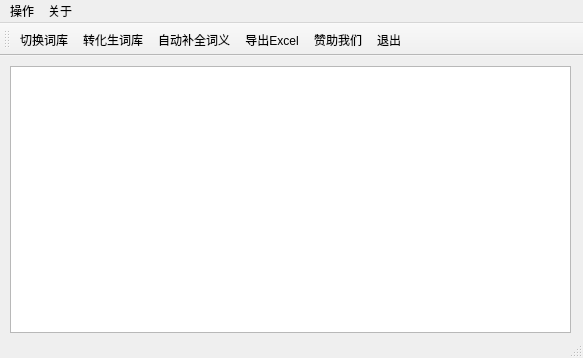
<?xml version="1.0" encoding="UTF-8"?>
<ui version="4.0">
 <class>MainWindow</class>
 <widget class="QMainWindow" name="MainWindow">
  <property name="geometry">
   <rect>
    <x>0</x>
    <y>0</y>
    <width>583</width>
    <height>358</height>
   </rect>
  </property>
  <property name="windowTitle">
   <string>MainWindow</string>
  </property>
  <property name="windowIcon">
   <iconset resource="rc.qrc">
    <normaloff>:/new/prefix1/RC/Light.ico</normaloff>:/new/prefix1/RC/Light.ico</iconset>
  </property>
  <widget class="QWidget" name="centralWidget">
   <widget class="QTableView" name="tableView">
    <property name="geometry">
     <rect>
      <x>10</x>
      <y>10</y>
      <width>561</width>
      <height>267</height>
     </rect>
    </property>
    <property name="sizePolicy">
     <sizepolicy hsizetype="Expanding" vsizetype="Minimum">
      <horstretch>0</horstretch>
      <verstretch>0</verstretch>
     </sizepolicy>
    </property>
    <property name="focusPolicy">
     <enum>Qt::TabFocus</enum>
    </property>
    <property name="alternatingRowColors">
     <bool>true</bool>
    </property>
    <attribute name="horizontalHeaderCascadingSectionResizes">
     <bool>true</bool>
    </attribute>
    <attribute name="horizontalHeaderShowSortIndicator" stdset="0">
     <bool>false</bool>
    </attribute>
    <attribute name="horizontalHeaderStretchLastSection">
     <bool>true</bool>
    </attribute>
    <attribute name="verticalHeaderVisible">
     <bool>false</bool>
    </attribute>
    <attribute name="verticalHeaderCascadingSectionResizes">
     <bool>true</bool>
    </attribute>
    <attribute name="verticalHeaderHighlightSections">
     <bool>true</bool>
    </attribute>
   </widget>
  </widget>
  <widget class="QMenuBar" name="menuBar">
   <property name="geometry">
    <rect>
     <x>0</x>
     <y>0</y>
     <width>583</width>
     <height>23</height>
    </rect>
   </property>
   <widget class="QMenu" name="menu">
    <property name="title">
     <string>操作</string>
    </property>
    <addaction name="action_change"/>
    <addaction name="action_transtlation"/>
    <addaction name="action_autofull"/>
    <addaction name="action_Excel"/>
    <addaction name="action_quite"/>
   </widget>
   <widget class="QMenu" name="menu_2">
    <property name="title">
     <string>关于</string>
    </property>
    <addaction name="action_QT"/>
    <addaction name="action_givemoney"/>
    <addaction name="action_about"/>
   </widget>
   <addaction name="menu"/>
   <addaction name="menu_2"/>
  </widget>
  <widget class="QToolBar" name="mainToolBar">
   <attribute name="toolBarArea">
    <enum>TopToolBarArea</enum>
   </attribute>
   <attribute name="toolBarBreak">
    <bool>false</bool>
   </attribute>
   <addaction name="action_change"/>
   <addaction name="action_transtlation"/>
   <addaction name="action_autofull"/>
   <addaction name="action_Excel"/>
   <addaction name="action_givemoney"/>
   <addaction name="action_quite"/>
  </widget>
  <widget class="QStatusBar" name="statusBar"/>
  <action name="action_change">
   <property name="icon">
    <iconset resource="rc.qrc">
     <normaloff>:/new/prefix1/RC/Refresh.ico</normaloff>:/new/prefix1/RC/Refresh.ico</iconset>
   </property>
   <property name="text">
    <string>切换词库</string>
   </property>
   <property name="toolTip">
    <string>切换所要编辑的词库词库</string>
   </property>
   <property name="shortcut">
    <string>Ctrl+Alt+C</string>
   </property>
  </action>
  <action name="action_transtlation">
   <property name="icon">
    <iconset resource="rc.qrc">
     <normaloff>:/new/prefix1/RC/Player Play.ico</normaloff>:/new/prefix1/RC/Player Play.ico</iconset>
   </property>
   <property name="text">
    <string>转化生词库</string>
   </property>
   <property name="toolTip">
    <string>转化德语助手生词本</string>
   </property>
   <property name="shortcut">
    <string>Ctrl+T</string>
   </property>
  </action>
  <action name="action_autofull">
   <property name="icon">
    <iconset resource="rc.qrc">
     <normaloff>:/new/prefix1/RC/Write.ico</normaloff>:/new/prefix1/RC/Write.ico</iconset>
   </property>
   <property name="text">
    <string>自动补全词义</string>
   </property>
   <property name="toolTip">
    <string>自动补全单词词义</string>
   </property>
   <property name="shortcut">
    <string>Ctrl+A</string>
   </property>
  </action>
  <action name="action_Excel">
   <property name="icon">
    <iconset resource="rc.qrc">
     <normaloff>:/new/prefix1/RC/Go Out.ico</normaloff>:/new/prefix1/RC/Go Out.ico</iconset>
   </property>
   <property name="text">
    <string>导出Excel</string>
   </property>
   <property name="toolTip">
    <string>导出为Excel文件</string>
   </property>
   <property name="shortcut">
    <string>Ctrl+E</string>
   </property>
  </action>
  <action name="action_quite">
   <property name="icon">
    <iconset resource="rc.qrc">
     <normaloff>:/new/prefix1/RC/Standby.ico</normaloff>:/new/prefix1/RC/Standby.ico</iconset>
   </property>
   <property name="text">
    <string>退出</string>
   </property>
   <property name="toolTip">
    <string>退出软件</string>
   </property>
   <property name="shortcut">
    <string>Ctrl+C</string>
   </property>
  </action>
  <action name="action_QT">
   <property name="icon">
    <iconset resource="rc.qrc">
     <normaloff>:/new/prefix2/RC/qt-logo.png</normaloff>:/new/prefix2/RC/qt-logo.png</iconset>
   </property>
   <property name="text">
    <string>关于QT</string>
   </property>
   <property name="toolTip">
    <string>关于QT</string>
   </property>
   <property name="shortcut">
    <string>Ctrl+Q</string>
   </property>
  </action>
  <action name="action_about">
   <property name="icon">
    <iconset resource="rc.qrc">
     <normaloff>:/new/prefix1/RC/Copyright.ico</normaloff>:/new/prefix1/RC/Copyright.ico</iconset>
   </property>
   <property name="text">
    <string>关于软件</string>
   </property>
   <property name="toolTip">
    <string>关于本软件</string>
   </property>
   <property name="shortcut">
    <string>Ctrl+A</string>
   </property>
  </action>
  <action name="action_givemoney">
   <property name="icon">
    <iconset resource="rc.qrc">
     <normaloff>:/new/prefix1/RC/Heart.ico</normaloff>:/new/prefix1/RC/Heart.ico</iconset>
   </property>
   <property name="text">
    <string>赞助我们</string>
   </property>
   <property name="toolTip">
    <string>赞助我们</string>
   </property>
   <property name="shortcut">
    <string>Ctrl+G</string>
   </property>
  </action>
 </widget>
 <layoutdefault spacing="6" margin="11"/>
 <resources>
  <include location="rc.qrc"/>
 </resources>
 <connections/>
</ui>
